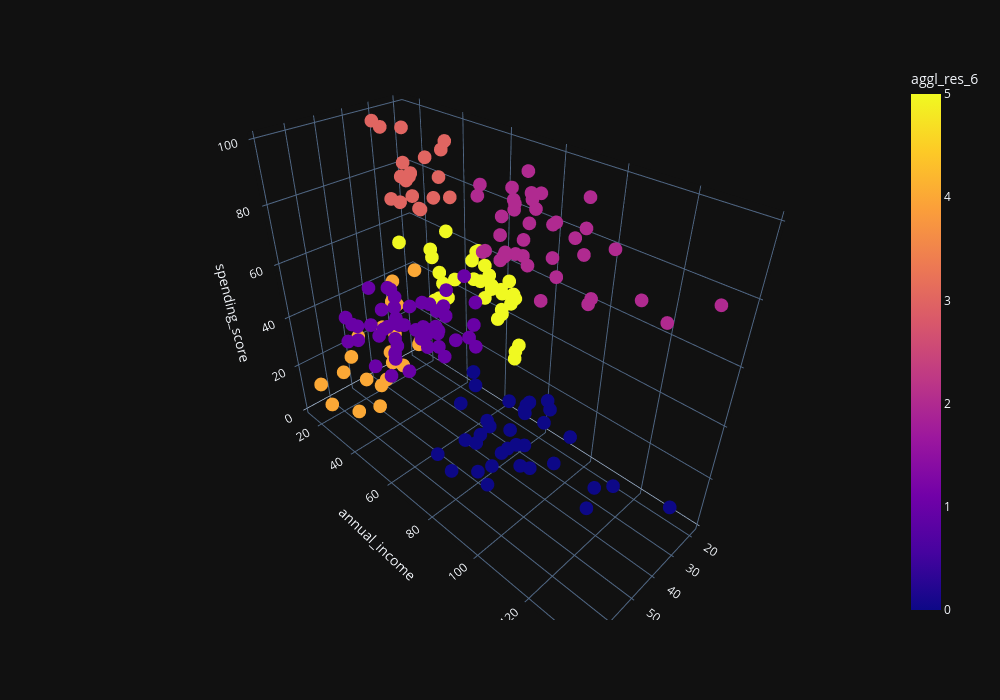

This figure's notebook cell:
### Code cell
df['aggl_res_6'] = get_aggl_clustering(df[['age', 'annual_income', 'spending_score']], 6)
get_3d_visualization(df, 'aggl_res_6')

### Figure 1 — Plotly figure (JSON) as saved in the notebook; plotly's stock layout.template omitted (floating-point values rounded to 4 significant figures; data arrays with more than 128 entries replaced by an {"elided": "..."} marker saying what was removed)
{"data": [{"hovertemplate": "age=%{x}<br>annual_income=%{y}<br>spending_score=%{z}<br>aggl_res_6=%{marker.color}<extra></extra>", "legendgroup": "", "marker": {"color": {"elided": "200 int values"}, "coloraxis": "coloraxis", "symbol": "circle"}, "mode": "markers", "name": "", "scene": "scene", "showlegend": false, "x": {"elided": "200 float values"}, "y": {"elided": "200 float values"}, "z": {"elided": "200 float values"}, "type": "scatter3d"}], "layout": {"scene": {"domain": {"x": [0.0, 1.0], "y": [0.0, 1.0]}, "xaxis": {"title": {"text": "age"}}, "yaxis": {"title": {"text": "annual_income"}}, "zaxis": {"title": {"text": "spending_score"}}}, "coloraxis": {"colorbar": {"title": {"text": "aggl_res_6"}}, "colorscale": [[0.0, "#0d0887"], [0.1111, "#46039f"], [0.2222, "#7201a8"], [0.3333, "#9c179e"], [0.4444, "#bd3786"], [0.5556, "#d8576b"], [0.6667, "#ed7953"], [0.7778, "#fb9f3a"], [0.8889, "#fdca26"], [1.0, "#f0f921"]]}, "legend": {"tracegroupgap": 0}, "margin": {"t": 60}, "height": 700, "width": 1000}}
